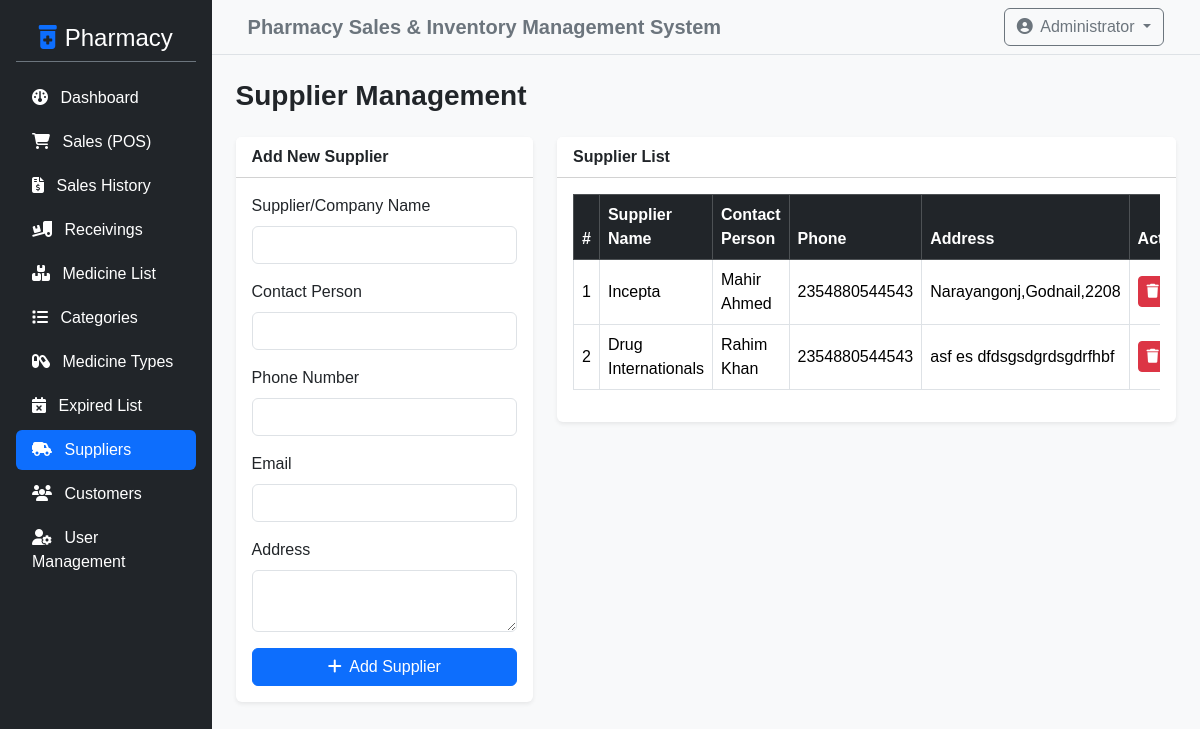
Screenshot of /admin/suppliers.php (signed in) with the database file from the repository.
### tables this page shows
CREATE TABLE `supplier_list` (
  `id` int NOT NULL,
  `supplier_name` varchar(255) NOT NULL,
  `contact_person` varchar(255) DEFAULT NULL,
  `phone` varchar(50) NOT NULL,
  `email` varchar(100) DEFAULT NULL,
  `address` text
);

### admin/suppliers.php (the view, shortened to what this page needs)
<?php
include '../config/db_connect.php';
$result = $conn->query("SELECT * FROM supplier_list ORDER BY id DESC");
?>
<?php include '../includes/header.php'; ?>
<div class="d-flex">
    <?php include '../includes/sidebar.php'; ?>
    <div class="w-100 bg-light min-vh-100">
        <?php include '../includes/topbar.php'; ?>
        <div class="container-fluid p-4">
            <h3 class="fw-bold mb-4">Supplier Management</h3>
            <div class="row">
                <div class="col-md-4 mb-4">
                    <div class="card shadow-sm border-0">
                        <div class="card-header bg-white fw-bold">Add New Supplier</div>
                        <div class="card-body">
                            <form method="POST" action="">
                                <div class="mb-3">
                                    <label class="form-label">Supplier/Company Name</label>
                                    <input type="text" name="supplier_name" class="form-control" required>
                                </div>
                                <div class="mb-3">
                                    <label class="form-label">Contact Person</label>
                                    <input type="text" name="contact_person" class="form-control">
                                </div>
                                <div class="mb-3">
                                    <label class="form-label">Phone Number</label>
                                    <input type="text" name="phone" class="form-control" required>
                                </div>
                                <div class="mb-3">
                                    <label class="form-label">Email</label>
                                    <input type="email" name="email" class="form-control">
                                </div>
                                <div class="mb-3">
                                    <label class="form-label">Address</label>
                                    <textarea name="address" class="form-control" rows="2"></textarea>
                                </div>
                                <button type="submit" name="add_supplier" class="btn btn-primary w-100"><i class="fa-solid fa-plus me-1"></i> Add Supplier</button>
                            </form>
                        </div>
                    </div>
                </div>
                <div class="col-md-8">
                    <div class="card shadow-sm border-0">
                        <div class="card-header bg-white fw-bold">Supplier List</div>
                        <div class="card-body">
                            <div class="table-responsive">
                                <table class="table table-bordered table-hover align-middle">
                                    <thead class="table-dark">
                                        <tr>
                                            <th>#</th>
                                            <th>Supplier Name</th>
                                            <th>Contact Person</th>
                                            <th>Phone</th>
                                            <th>Address</th>
                                            <th>Action</th>
                                        </tr>
                                    </thead>
                                    <tbody>
    <?php if ($result->num_rows > 0): ?>
        <?php $i = 1; while ($row = $result->fetch_assoc()): ?>
            <tr>
                <td><?php echo $i++; ?></td>
                <td><?php echo htmlspecialchars($row['supplier_name'] ?? ''); ?></td>
                <td><?php echo htmlspecialchars($row['contact_person'] ?? ''); ?></td>
                <td><?php echo htmlspecialchars($row['phone'] ?? $row['contact'] ?? ''); ?></td>
                <td><?php echo htmlspecialchars($row['address'] ?? ''); ?></td>
                <td>
                    <a href="delete_supplier.php?id=<?php echo $row['id']; ?>" class="btn btn-sm btn-danger" onclick="return confirm('Are you sure you want to delete this supplier?');"><i class="fa-solid fa-trash"></i></a>
                </td>
            </tr>
        <?php endwhile; ?>
    <?php else: ?>
        <tr>
            <td colspan="6" class="text-center text-muted py-4">No suppliers found.</td>
        </tr>
    <?php endif; ?>
</tbody>
                                </table>
                            </div>
                        </div>
                    </div>
                </div>
            </div>
        </div>
    </div>
</div>
<?php include '../includes/footer.php'; ?>

### assets/css/style.css (style rules this page uses)
body { font-family: 'Segoe UI', Tahoma, Geneva, Verdana, sans-serif; background-color: #f8f9fa; }
body { background-color: #f8f9fa; font-family: Arial, sans-serif; }

### rows the page displays
supplier_list: supplier_name "Incepta", contact_person "Mahir Ahmed", phone "2354880544543", address "Narayangonj,Godnail,2208"
supplier_list: supplier_name "Drug Internationals", contact_person "Rahim Khan", phone "2354880544543", address "asf es dfdsgsdgrdsgdrfhbf"
